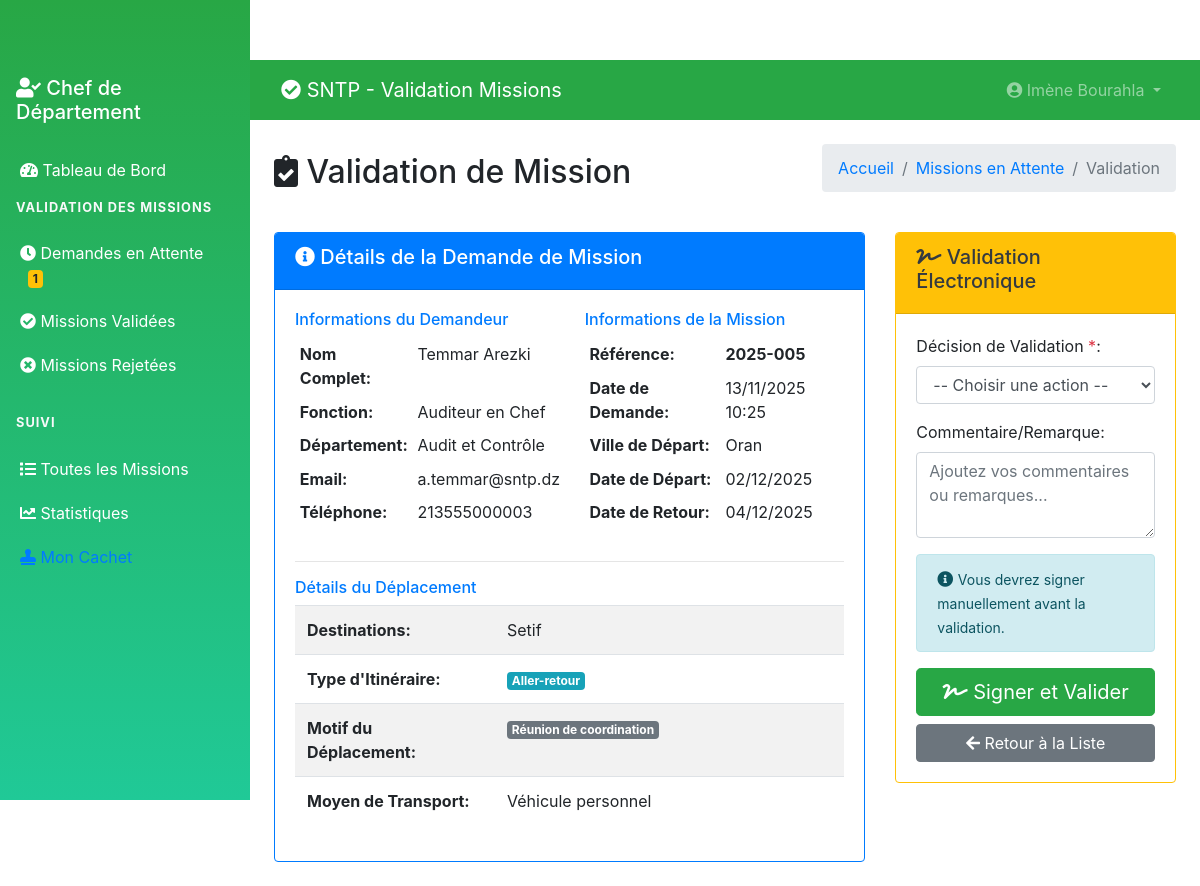
The page /chef/validate-mission.php?mid=7 (signed in) on the database its author committed.
### tables this page shows
CREATE TABLE `tblusers` (
  `ID` int(10) NOT NULL,
  `Nom` varchar(200) DEFAULT NULL,
  `Prenom` varchar(200) DEFAULT NULL,
  `Email` varchar(200) DEFAULT NULL,
  `Fonction` varchar(200) DEFAULT NULL,
  `Departement` varchar(200) DEFAULT NULL,
  `MobileNumber` bigint(10) DEFAULT NULL,
  `Password` varchar(200) NOT NULL,
  `Role` enum('admin','chef_departement','user') DEFAULT 'user',
  `RegDate` timestamp NULL DEFAULT current_timestamp(),
  `StampImage` varchar(255) DEFAULT NULL COMMENT 'Cachet officiel du chef',
  `StampDate` datetime DEFAULT NULL
);

CREATE TABLE `tblmissions` (
  `ID` int(10) NOT NULL,
  `UserID` int(5) NOT NULL,
  `SubmittedBy` int(5) DEFAULT NULL,
  `ReferenceNumber` varchar(50) DEFAULT NULL,
  `NomPrenom` varchar(400) DEFAULT NULL,
  `Fonction` varchar(200) DEFAULT NULL,
  `VilleDepart` varchar(200) DEFAULT NULL,
  `DateDepart` date DEFAULT NULL,
  `Destinations` text DEFAULT NULL,
  `ItineraireType` varchar(100) DEFAULT NULL,
  `MotifDeplacement` varchar(300) DEFAULT NULL,
  `MoyenTransport` varchar(200) DEFAULT NULL,
  `DateRetour` date DEFAULT NULL,
  `Observations` text DEFAULT NULL,
  `Status` enum('en_attente','validee','rejetee','en_cours') DEFAULT 'en_attente',
  `Remarque` text DEFAULT NULL,
  `ValidatedBy` int(5) DEFAULT NULL,
  `DateCreation` timestamp NULL DEFAULT current_timestamp(),
  `DateValidation` timestamp NULL DEFAULT NULL ON UPDATE current_timestamp(),
  `SignaturePath` varchar(255) DEFAULT NULL COMMENT 'Signature manuscrite lors de la validation',
  `StampPath` varchar(255) DEFAULT NULL COMMENT 'Cachet officiel utilisé'
);

### chef/validate-mission.php (the view, shortened to what this page needs)
<?php
include('../includes/config.php');
if (strlen($_SESSION['GMScid']) == 0) {
    header('location:logout.php');
    exit();
} else {
    $mid = intval($_GET['mid']);
?>
<!DOCTYPE html>
<html lang="fr">
<head>
    <link href="https://cdn.jsdelivr.net/npm/bootstrap@4.6.2/dist/css/bootstrap.min.css" rel="stylesheet">
    <link href="https://cdnjs.cloudflare.com/ajax/libs/font-awesome/5.15.4/css/all.min.css" rel="stylesheet">
</head>
<body>
    <?php include_once('includes/sidebar.php'); ?>
    <div class="main-content">
        <?php include_once('includes/header.php'); ?>
        <div class="container-fluid p-4">
            <div class="d-flex justify-content-between align-items-center mb-4">
                <h2><i class="fas fa-clipboard-check"></i> Validation de Mission</h2>
                <nav aria-label="breadcrumb">
                    <ol class="breadcrumb">
                        <li class="breadcrumb-item"><a href="dashboard.php">Accueil</a></li>
                        <li class="breadcrumb-item"><a href="pending-missions.php">Missions en Attente</a></li>
                        <li class="breadcrumb-item active">Validation</li>
                    </ol>
                </nav>
            </div>
            <?php
            $sql = "SELECT m.*, u.Nom, u.Prenom, u.Email, u.MobileNumber, u.Departement, u.Fonction as UserFonction
                    FROM tblmissions m
                    JOIN tblusers u ON m.UserID = u.ID
                    WHERE m.ID = :mid";
            $query = $dbh->prepare($sql);
            $query->bindParam(':mid', $mid, PDO::PARAM_STR);
            $query->execute();
            $mission = $query->fetch(PDO::FETCH_OBJ);
            if($query->rowCount() > 0) {
            ?>
            <div class="row">
                <div class="col-lg-8">
                    <div class="card border-primary">
                        <div class="card-header bg-primary text-white">
                            <h5><i class="fas fa-info-circle"></i> Détails de la Demande de Mission</h5>
                        </div>
                        <div class="card-body">
                            <div class="row">
                                <div class="col-md-6">
                                    <h6 class="text-primary">Informations du Demandeur</h6>
                                    <table class="table table-sm table-borderless">
                                        <tr><th>Nom Complet:</th><td><?php echo htmlentities($mission->Nom . ' ' . $mission->Prenom); ?></td></tr>
                                        <tr><th>Fonction:</th><td><?php echo htmlentities($mission->UserFonction); ?></td></tr>
                                        <tr><th>Département:</th><td><?php echo htmlentities($mission->Departement); ?></td></tr>
                                        <tr><th>Email:</th><td><?php echo htmlentities($mission->Email); ?></td></tr>
                                        <tr><th>Téléphone:</th><td><?php echo htmlentities($mission->MobileNumber); ?></td></tr>
                                    </table>
                                </div>
                                <div class="col-md-6">
                                    <h6 class="text-primary">Informations de la Mission</h6>
                                    <table class="table table-sm table-borderless">
                                        <tr><th>Référence:</th><td><strong><?php echo htmlentities($mission->ReferenceNumber); ?></strong></td></tr>
                                        <tr><th>Date de Demande:</th><td><?php echo date('d/m/Y H:i', strtotime($mission->DateCreation)); ?></td></tr>
                                        <tr><th>Ville de Départ:</th><td><?php echo htmlentities($mission->VilleDepart); ?></td></tr>
                                        <tr><th>Date de Départ:</th><td><?php echo date('d/m/Y', strtotime($mission->DateDepart)); ?></td></tr>
                                        <tr><th>Date de Retour:</th><td><?php echo date('d/m/Y', strtotime($mission->DateRetour)); ?></td></tr>
                                    </table>
                                </div>
                            </div>
                            <hr>
                            <div class="row">
                                <div class="col-12">
                                    <h6 class="text-primary">Détails du Déplacement</h6>
                                    <table class="table table-striped">
                                        <tr>
                                            <th width="200">Destinations:</th>
                                            <td><?php echo htmlentities($mission->Destinations); ?></td>
                                        </tr>
                                        <tr>
                                            <th>Type d'Itinéraire:</th>
                                            <td>
                                                <span class="badge badge-info">
                                                    <?php echo htmlentities($mission->ItineraireType); ?>
                                                </span>
                                            </td>
                                        </tr>
                                        <tr>
                                            <th>Motif du Déplacement:</th>
                                            <td>
                                                <span class="badge badge-secondary">
                                                    <?php echo htmlentities($mission->MotifDeplacement); ?>
                                                </span>
                                            </td>
                                        </tr>
                                        <tr>
                                            <th>Moyen de Transport:</th>
                                            <td><?php echo htmlentities($mission->MoyenTransport); ?></td>
                                        </tr>
                                    </table>
                                </div>
                            </div>
                        </div>
                    </div>
                </div>
                <div class="col-lg-4">
                    <div class="card border-warning">
                        <div class="card-header bg-warning text-dark">
                            <h5><i class="fas fa-signature"></i> Validation Électronique</h5>
                        </div>
                        <div class="card-body">
                            <form method="POST" id="validationForm" action="">
                                <div class="form-group">
                                    <label for="action">Décision de Validation <span class="text-danger">*</span>:</label>
                                    <select name="action" id="action" class="form-control" required>
                                        <option value="">-- Choisir une action --</option>
                                    </select>
                                </div>
                                <div class="form-group">
                                    <label for="commentaire">Commentaire/Remarque:</label>
                                    <textarea name="commentaire" id="commentaire" class="form-control" rows="3"
                                            placeholder="Ajoutez vos commentaires ou remarques..."></textarea>
                                </div>
                                <div class="alert alert-info">
                                    <i class="fas fa-info-circle"></i>
                                    <small>
                                        Vous devrez signer manuellement avant la validation.
                                    </small>
                                </div>
                                <button type="button" class="btn btn-success btn-block btn-lg" id="open-signature-modal">
                                    <i class="fas fa-signature"></i> Signer et Valider
                                </button>
                                <a href="pending-missions.php" class="btn btn-secondary btn-block mt-2">
                                    <i class="fas fa-arrow-left"></i> Retour à la Liste
                                </a>
                            </form>
                        </div>
                    </div>
                </div>
            </div>
            <?php } ?>
        </div>
    </div>
</body>
</html>
<?php } ?>

### chef/includes/header.php (shortened to what this page needs)
<nav class="navbar navbar-expand-lg navbar-dark bg-success">
    <div class="container-fluid">
        <a class="navbar-brand" href="dashboard.php">
            <i class="fas fa-check-circle"></i> SNTP - Validation Missions
        </a>
        <div class="collapse navbar-collapse" id="navbarNav">
            <ul class="navbar-nav ml-auto">
                <li class="nav-item dropdown">
                    <a class="nav-link dropdown-toggle" href="#" id="navbarDropdown" role="button" data-toggle="dropdown">
                        <i class="fas fa-user-circle"></i>
                        <?php
                        $cid = $_SESSION['GMScid'];
                        $sql = "SELECT Nom,Prenom FROM tblusers WHERE ID=:cid";
                        $query = $dbh->prepare($sql);
                        $query->bindParam(':cid',$cid,PDO::PARAM_STR);
                        $query->execute();
                        $result = $query->fetch(PDO::FETCH_OBJ);
                        echo htmlentities($result->Prenom . ' ' . $result->Nom);
                        ?>
                    </a>
                </li>
            </ul>
        </div>
    </div>
</nav>

### chef/includes/sidebar.php (style rules this page uses)
.main-content { margin-left: 250px; padding-top: 60px; }
.nav-link { padding: 10px 20px; border-radius: 0; transition: background-color 0.3s; }

### rows shown on the page
tblusers: Prenom+Nom "Imène Bourahla"
tblmissions: UserID.Prenom "Temmar Arezki", UserID.Fonction "Auditeur en Chef", UserID.Departement "Audit et Contrôle", UserID.Email "a.temmar@sntp.dz", UserID.MobileNumber "213555000003", ReferenceNumber "2025-005", DateCreation "13/11/2025 10:25", VilleDepart "Oran", DateDepart "02/12/2025", DateRetour "04/12/2025", Destinations "Setif", ItineraireType "Aller-retour", MotifDeplacement "Réunion de coordination", MoyenTransport "Véhicule personnel"

### other values the page prints
$pending "1"
